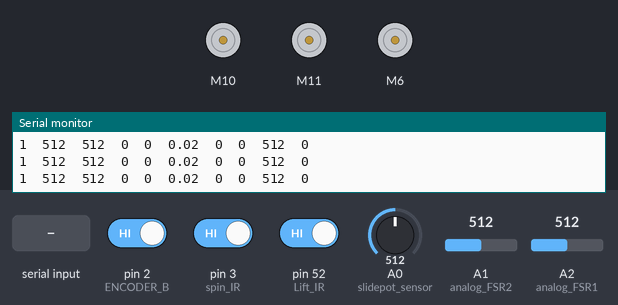
Simulated run of this sketch. Board: Arduino Mega 2560, built with avr-gcc and run on an emulated ATmega2560. Parts: 3 × DC motor (green arrow = forward, orange = backward, longer = faster), the last lines printed to the serial monitor. Inputs (shaded band) come from the test bench; at power-on: A0 (slidepot_sensor) = 512, A2 (analog_FSR1) = 512, pin 2 (ENCODER_B) HIGH, pin 3 (spin_IR) HIGH, pin 52 (Lift_IR) HIGH, A1 (analog_FSR2) = 512.

Above: at 1.3 s.
1.4 s: "d" received over Serial
At 2.9 s:
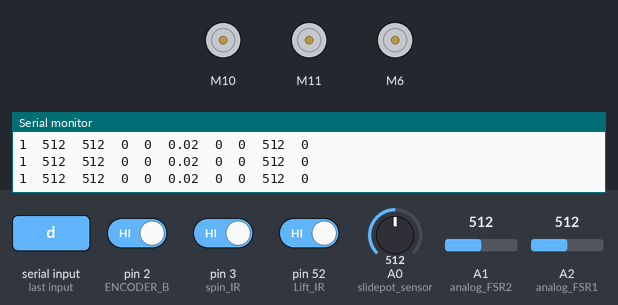
3.9 s: "c" received over Serial
At 4.7 s:
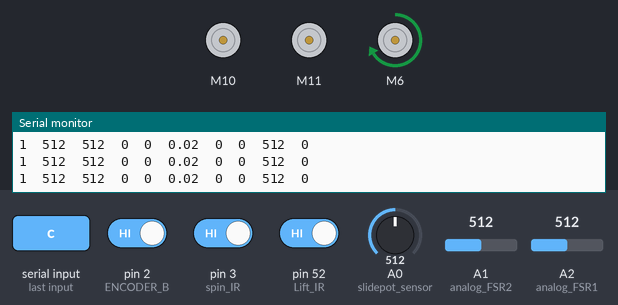
6.9 s: A0 (slidepot_sensor) set to 987
9.9 s: A0 (slidepot_sensor) set to 1010
12.9 s: "o" received over Serial
At 13.5 s:
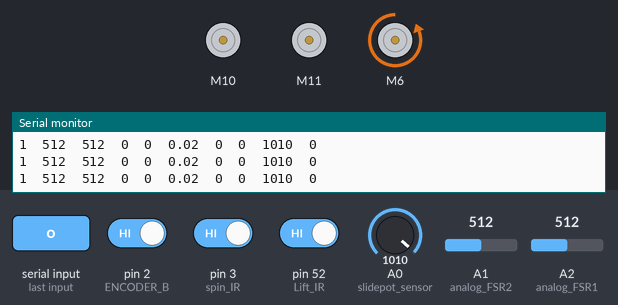
14.4 s: A2 (analog_FSR1) set to 990
15.9 s: A2 (analog_FSR1) set to 1006
Timing chart, 0 to 18.4 s (numbered marks = the images above; inputs shaded):
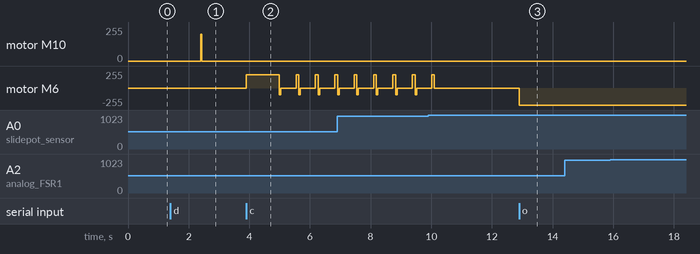

Measured:
- after the input at 1.4 s, motor M10: stopped → forward 200/255 after 1.0 s, → stopped 0.04 s later
- after the input at 3.9 s, motor M6: stopped → forward 200/255 at once, then repeats every 0.64 s: backward 100/255 0.05 s, stopped 0.50 s, forward 200/255 0.09 s
- after the input at 12.9 s, motor M6: stopped → backward 255/255 at once

The sketch:

task_arduino_pcb_rm2017.ino
```cpp
#include <SparkFun_TB6612.h>

// Spinning motor params
const int offset = 1;
#define STBY 0
#define spin_IN1 11
#define spin_IN2 12
#define spin_PWM 13
Motor motor_spin = Motor(spin_IN1, spin_IN2, spin_PWM, offset, STBY);

// Spin motor enocder
#define ENCODER_A   14 //--> PH3; #### 3
#define ENCODER_B   2 //--> PE4; #### 2

// Motor encoder variables
volatile byte motordir;
volatile int count = 0;
volatile int spin_ir_count = 0;

// Solenoid motor params
#define sol_IN1 10
#define sol_IN2 9
#define sol_PWM 8
Motor motor_sol = Motor(sol_IN1, sol_IN2, sol_PWM, offset, STBY);

// Slide pot door motor
#define pot_in1 6
#define pot_in2 5
#define pot_pwm 4
Motor motor_pot = Motor(pot_in1, pot_in2, pot_pwm, offset, STBY);

// Slidepot sensor
const int slidepot_sensor = A0; //-- slidepot
int pot_sensorValue;
bool abortclose = false;
int startTrying;
int lastT = -1;
int lastpos = -1;
int velo = 0;
int lastvelo = -1500;
int accel = -1500;
int T = 0;
int lastT_register = 0;
int Tdiff = -1;

// Lift IR sensor
const int Lift_IR = 52;

// spinning IR
#define spin_IR 3

// FSR pins
const int analog_FSR1 = A2;
const int analog_FSR2 = A1;

// stop spinning variable
bool stop_spinning = false;

// Variables for dealing with serial inputs
char c;
char dio_data[1];

// Motor control variables
bool keep_spinning = true;
int n_tms = 0;
int n_tms2 = 0;
int nthresh_tms = 1;
float target_count;
int tc;
int diff;
int encoder_targ;
int encoder_diff;
int tm;
int drivez = 25;

int tmp;
int tmp1;
int d;
int d1;

int lastCnt = 0;
int in_targ = 0;
int nsteps;
float us2s = pow(10, 6);
volatile float factor = 1;

float last_spin_cnt = 0;
float vel = 0.02;
float last_vel = 0.02;
float avg_vel = 0.02;
float lastTm = -1;
int last_tc = 0;


volatile int count_spin_tm1=0;

//////////////////////////////////////////
//////////////////////////////////////////

// This method is for estimating the current velocity using the hall sensor encoder //
void interrupt_motorencoder() {
  motordir = digitalRead(ENCODER_A); //PINJ;
  //motordir = motordir & B00000010;
  if (motordir) {
    count += 1;
  }
  else {
    count -= 1;
  }

  // get velocity
  if (lastTm == -1) {
    lastTm = micros();
  }
  vel = (1.) / (micros() - lastTm); // counts per uS
  vel *= us2s; // counts per sec
  vel /= (22 * 12); // approximately revs per sec

  // smooth velocity estimate //
  avg_vel = vel*.5 + avg_vel*.5;

    // some sort  of coarse speed control //
    if ((avg_vel < 0.35) and (in_targ == 1)) {

      // double, triple, quadruple etc. /
      if (factor >= 1) {
      factor += .5;
      }

      // double factor
      else {
        factor *= 1.25;
      }
    }

    // if velocity too high
    else if ((avg_vel > 0.8) and (in_targ == 1)) {
      if (factor <= 1) {
        // halve
        factor /= 1.25;
      }
      else {
        factor -= 1;
      }
    }

    // bound the 'factor'
    factor = min(factor, 10);
    factor = max(factor, 0.1);

  // save current time so we can use it for next time;
  lastTm = micros();

  // if the next spin_ir_count is correct, then start counting on this one
  if ((in_targ == 1) and ((spin_ir_count + 1) %12 == tc)) {
    if (motordir) {
      count_spin_tm1 += 1;
    }
    else {
      count_spin_tm1 -=1;
    }
  }
  else {
    count_spin_tm1 = 0;
  }
}

// Use the spin IR sensor
void interrupt_spinIR() {
  // Only count if > 200 ms after original
    // Keep track of own spin_ir_count
    // made this 10 so that you really have to be past in order to increment
  if (abs(count - lastCnt) > 10) {

    // This really counts then //
    if (motordir) {
      spin_ir_count += 1;
    }
    else {
      spin_ir_count -= 1;
    }

    // Now use this update to make the other count more accurate //
    // Adjust count to the nearest 22 --> use the spin IR sensor to keep the encoder more accurate / stable //
    int tmp = count / 22 ;
    int tmp1 = tmp + 1;
    int d = abs(count - 22 * tmp);
    int d1 = abs(count - 22 * tmp1);

    if (d < d1) {
      count = 22 * tmp;
    }
    else {
      count = 22 * tmp1;
    }

    // Mod 12 //
    spin_ir_count = spin_ir_count % 12;

    // Last count where you iterated
    lastCnt = count;
  }

  // set this regardless -- you need to undergo a period of non activity to actually increment;
  //last_spin_cnt = micros();
}

void setup() {
  // put your setup code here, to run once:

  // Motor encoder Setup //
  Serial.begin(115200);
  pinMode(ENCODER_B, INPUT_PULLUP);
  pinMode(ENCODER_A, INPUT_PULLUP);
  attachInterrupt(digitalPinToInterrupt(ENCODER_B), interrupt_motorencoder, RISING);

  // IR spin setup
  pinMode(spin_IR, INPUT_PULLUP);
  attachInterrupt(digitalPinToInterrupt(spin_IR), interrupt_spinIR, RISING);

  // Lift IR:
  pinMode(Lift_IR, INPUT_PULLUP);

  // Get LED setup
  pinMode(LED_BUILTIN, OUTPUT);

  // Pause to get this going//
  delay(100);
}

void loop() {

  // process serial input
  if (Serial.available() >= 1) {
    c = Serial.read();
    if (c == 'd') {
      digitalWrite(LED_BUILTIN, HIGH);
      handle_word();

      // add 0.1 so that when we convert this from char --> int it rounds correclty
      target_count = target_count + 0.1;

      // Integer from 0-11 of target to hit //
      tc = (int) target_count;

      // Activate solenoid to get outta the way //
      act_solenoid();

      // Set in-targ
      in_targ = 1;

      // these are variables needed to say whether we've successfully reached the target
      n_tms = 0;
      n_tms2 = 0;

      // set factor equal to "1"
      factor = 1;

      // eventually this will be used to make sure spinning stops //
      keep_spinning = true;
    }

    else if (c == 'n') {
      deact_solenoid();
      in_targ = 0;
      stop_spinning = true;
      digitalWrite(LED_BUILTIN, LOW);
    }

    else if (c == 'c') {
      // close the door wherever we are
      close_door();
    }

    else if (c == 'o') {
      // open the door wherever we are
      open_door();
    }
  }

  // deal with spinning now //
  if (in_targ == 1) {
    // Go to target method //
    go_to_target();

    if ((diff == 0) and (n_tms >= nthresh_tms) and (n_tms2 >= nthresh_tms)) {
      in_targ = 0;
      motor_spin.brake();

      // deactive solenoid if we haven't already
      deact_solenoid();
      digitalWrite(LED_BUILTIN, LOW);

      // set last tc
      last_tc = tc;


    }
  }
  print_serial();
  delay(5);
}

void open_door() {
  pot_sensorValue = analogRead(slidepot_sensor);

   // Run the motor until the door is open
   while (pot_sensorValue > 100) {
    motor_pot.drive(-255, 100);
    pot_sensorValue = analogRead(slidepot_sensor);
    delay(5);
    print_serial();
  }
  motor_pot.brake();
}

void close_door() {
    pot_sensorValue = analogRead(slidepot_sensor);
    lastT = -1;
    lastpos = -1;

    // Try closing
    motor_pot.drive(200, 80);
    startTrying = millis(); // time that we tried starting to close the door

    // Run the motor until the door is closed
    while (pot_sensorValue < 1000) {
      print_serial();
      if (abortclose == false){

        pot_sensorValue = analogRead(slidepot_sensor);

        if (pot_sensorValue < 1000) {

          // Track acceleration to open the door if the slider decelerates
          T = millis();

          // Check after 2nd iteration
          if (lastT != -1) {
            Tdiff = T - lastT_register;
            if (Tdiff > 5) {
              if (lastpos != -1) {
                velo = (pot_sensorValue - lastpos)/(Tdiff);
                if (lastvelo != -1500) {
                  accel = 100*(velo - lastvelo)/(Tdiff);
                  if (accel < 0) {
                    abortclose = true;
                  }
                } // end if there is a previous velo calc
                lastvelo = velo;
              } // end if there is a previous pos calc
              lastpos = pot_sensorValue;
              lastT_register = T;
            }
          }
          lastT = T;

          if ((!abortclose) and ((millis() - startTrying) > 1000)) {
            abortclose=true;
          }

        }
        delay(5);
      }

      else if (abortclose == true) {
        // Run the motor until the door is open
        motor_pot.drive(-100, 50);
        motor_pot.brake();
        abortclose = false;
        delay(500);
        // Try closing again
        motor_pot.drive(200, 80);
    }
  }
  motor_pot.brake();
}

// activate solenoid
void act_solenoid() {
  forward(motor_sol, motor_sol, 200);
  delay(30);
  forward(motor_sol, motor_sol, 100);
}

// deactivate solenoid
void deact_solenoid() {
  motor_sol.brake();
  count_spin_tm1 = 0;
}

// read the target value into "target_count"
void handle_word() {
  Serial.readBytes(dio_data, 1);
  char d1 = dio_data[0];
  byte data_byte = dio_data[0];
  target_count = 0.;
  for (int bit_idx = 0; bit_idx < 8; bit_idx += 1) {
    if (bitRead(data_byte, bit_idx) == 1) {
      target_count += pow(2, bit_idx);
    }
  }
}

// go to the target, based on knowing where we are right now;
void go_to_target() {

  // Compute the difference, mod 12 so its always between 0 and 11;
  if (tc < spin_ir_count) {
    diff = (tc + 12 - spin_ir_count);
  }
  else {
    diff = tc - spin_ir_count;
  }

  // Criteria based on IR sensor encoder //
  if (( diff > 0) or (n_tms < nthresh_tms) or (n_tms2 < nthresh_tms)) {

    // Only do this if we're supposed to keep spinning //
    if (keep_spinning) {

      // Set factor equal to 1;
      if (diff > 2 ) {
        tm = diff;
      }
      else if (diff > 0) {
        if (avg_vel >= .25) {
        tm = diff;
        }
        else if (avg_vel < .25) {
        tm = diff;
        }
      }
      else {
        tm = 0;
      }

      // Drive the motor forward, factor adjusts time;
      motor_spin.drive(drivez, factor * tm);
    }

    else {
      // back drive and try again //
      //motor_spin.drive(80, 5);
      motor_spin.brake();
      delay(100);
      keep_spinning = true;
      lastTm = micros();
    }
  }

  // Wait  //
  delay(5);

  // Re-calc diff //
  if (tc < spin_ir_count) {
    diff = (tc + 12 - spin_ir_count);
  }
  else {
    diff = tc - spin_ir_count;
  }

  // If diff == thresh increment //
  if ( diff == 0 ) {
    n_tms += 1;
  }

  // Re-set if ever unequal //
  else {
    n_tms = 0;
  }

  // Make IR criteria
  if (digitalRead(spin_IR) == 1) {
    n_tms2 += 1;
  }
  else {
    n_tms2 = 0;
  }

  // Trigger solenoid -- make this speed dependent
//  if ((count_spin_tm1 == 18) and (avg_vel > 0.7)) { // 18 // .7
//    deact_solenoid();
//  }
//  if ((count_spin_tm1 == 19) and (avg_vel > .6)) { //19 // .6
//    deact_solenoid();
//  }
//  if ((count_spin_tm1 == 20) and (avg_vel > .4)) { // .4
//      deact_solenoid();
//    }
//  if ((count_spin_tm1 == 21) and (avg_vel > .2)) { //.2
//    deact_solenoid();
// }
// if ((count_spin_tm1 == 22) and (avg_vel > .1)) { // .1
//    deact_solenoid();
// }
 if (count_spin_tm1 >= 10) {
  deact_solenoid();
 }

  // Check if we should keep spinning
  check_decel();
}

void check_decel() {

  if ((micros() - lastTm) > 100000) {
    keep_spinning = false;
  }
  else {
    keep_spinning = true;
  }
}

void print_serial() {
  Serial.print(digitalRead(Lift_IR));
  Serial.print("\t");
  Serial.print(analogRead(analog_FSR1));
  Serial.print("\t");
  Serial.print(analogRead(analog_FSR2));
  Serial.print("\t");
  Serial.print(spin_ir_count);
  Serial.print("\t");
  Serial.print(in_targ);
  Serial.print("\t");
  Serial.print(avg_vel);
  Serial.print("\t");
  Serial.print(count%22);
  Serial.print("\t");
  Serial.print(count_spin_tm1);
  Serial.print("\t");
  Serial.print(analogRead(slidepot_sensor));
  Serial.print("\t");
  Serial.println(abortclose);
}
```
